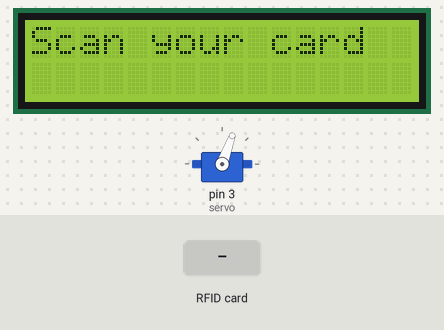
Recording of a sketch running on a simulated Arduino Uno, built with avr-gcc and run on an emulated ATmega328P. Parts: 16×2 character LCD, servo. The inputs (shaded band) are chosen by the test bench. What the sketch prints to the serial monitor is not drawn.

Above: at 2.8 s.
2.9 s: RFID card 85 7E 3F 02 held to the reader
At 4.9 s:
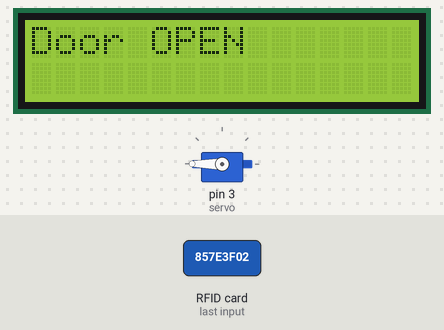
5.9 s: RFID card 5E 7A 19 C4 held to the reader
At 7.3 s:
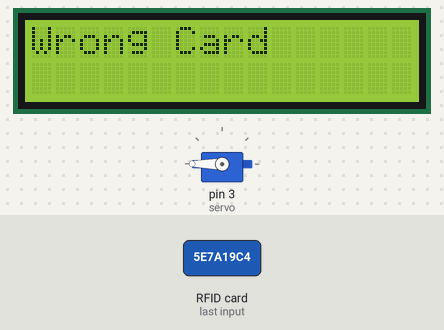
8.9 s: RFID card 85 7E 3F 02 held to the reader
At 10.9 s:
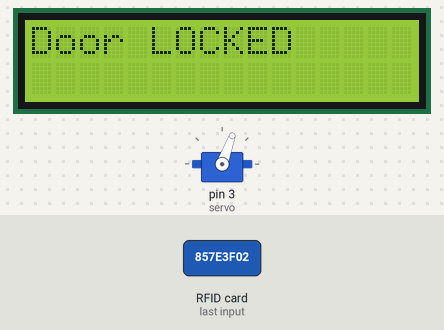
Timing chart, 0 to 12.4 s (numbered marks = the images above; inputs shaded):
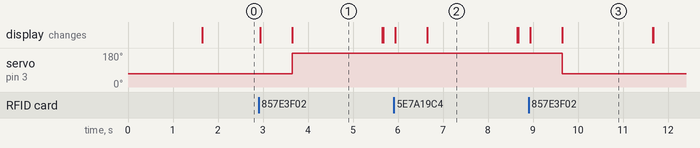

The sketch:

doorlock.ino
```cpp
#include <SPI.h>
#include <MFRC522.h>
#include <LiquidCrystal_I2C.h>
#include <Servo.h>

#define SS_PIN 10
#define RST_PIN 9

MFRC522 rfid(SS_PIN, RST_PIN);
LiquidCrystal_I2C lcd(0x27, 16, 2);
Servo servo;

// 👉 replace with YOUR UID
byte allowedUID[4] = {0x85, 0x7E, 0x3F, 0x02};

bool locked = true;
unsigned long lastMsg = 0;

void setup() {
  Serial.begin(9600);
  SPI.begin();
  rfid.PCD_Init();

  lcd.init();
  lcd.backlight();
  lcd.clear();
  lcd.print("RFID System");
  delay(1500);
  lcd.clear();

  servo.attach(3);
  servo.write(70);

  Serial.println("System Ready");
}

void showIdle() {
  lcd.setCursor(0,0);
  lcd.print("Scan your card ");
}

void loop() {

  // show idle message every 1 sec only
  if (millis() - lastMsg > 1000) {
    lcd.clear();
    showIdle();
    lastMsg = millis();
  }

  if (!rfid.PICC_IsNewCardPresent()) return;
  if (!rfid.PICC_ReadCardSerial()) return;

  Serial.print("UID: ");
  for (byte i = 0; i < rfid.uid.size; i++) {
    Serial.print(rfid.uid.uidByte[i], HEX);
    Serial.print(" ");
  }
  Serial.println();

  lcd.clear();
  lcd.print("Card Detected");

  bool match = true;
  for (byte i = 0; i < 4; i++) {
    if (rfid.uid.uidByte[i] != allowedUID[i]) {
      match = false;
      break;
    }
  }

  delay(700);
  lcd.clear();

  if (match) {
    if (locked) {
      servo.write(200);
      lcd.print("Door OPEN");
      locked = false;
      Serial.println("OPEN");
    } else {
      servo.write(70);
      lcd.print("Door LOCKED");
      locked = true;
      Serial.println("LOCKED");
    }
  } else {
    lcd.print("Wrong Card");
    Serial.println("DENIED");
  }

  delay(2000);
  lcd.clear();

  rfid.PICC_HaltA();
  rfid.PCD_StopCrypto1();
}
```

Measured:
- after the input at 2.9 s, servo on pin 3 (servo): 70° → 180° after 0.75 s; the display: first changes at once (image 1 shows a later state)
- after the input at 5.9 s, the display: first changes at once (image 2 shows a later state)
- after the input at 8.9 s, servo on pin 3 (servo): 180° → 70° after 0.75 s; the display: first changes at once (image 3 shows a later state)
- what the display in image 1 shows lasts 2.1 s, from 3.6 s to 5.7 s
